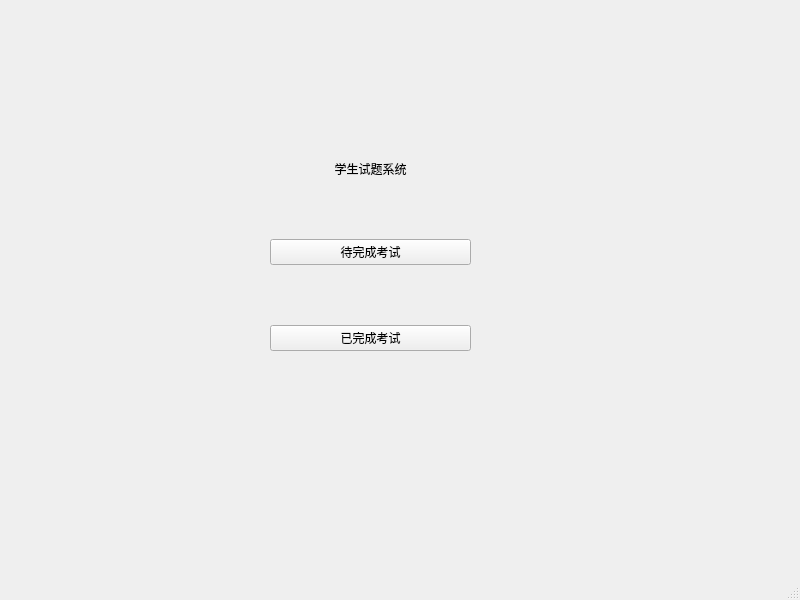
<?xml version="1.0" encoding="UTF-8"?>
<ui version="4.0">
 <class>StudentWindow</class>
 <widget class="QMainWindow" name="StudentWindow">
  <property name="geometry">
   <rect>
    <x>0</x>
    <y>0</y>
    <width>800</width>
    <height>600</height>
   </rect>
  </property>
  <property name="windowTitle">
   <string>MainWindow</string>
  </property>
  <widget class="QWidget" name="centralwidget">
   <widget class="QWidget" name="">
    <property name="geometry">
     <rect>
      <x>270</x>
      <y>160</y>
      <width>201</width>
      <height>191</height>
     </rect>
    </property>
    <layout class="QVBoxLayout" name="verticalLayout">
     <item>
      <widget class="QLabel" name="label">
       <property name="text">
        <string>学生试题系统</string>
       </property>
       <property name="alignment">
        <set>Qt::AlignmentFlag::AlignCenter</set>
       </property>
      </widget>
     </item>
     <item>
      <spacer name="verticalSpacer">
       <property name="orientation">
        <enum>Qt::Orientation::Vertical</enum>
       </property>
       <property name="sizeHint" stdset="0">
        <size>
         <width>20</width>
         <height>40</height>
        </size>
       </property>
      </spacer>
     </item>
     <item>
      <widget class="QPushButton" name="pushButton">
       <property name="text">
        <string>待完成考试</string>
       </property>
      </widget>
     </item>
     <item>
      <spacer name="verticalSpacer_2">
       <property name="orientation">
        <enum>Qt::Orientation::Vertical</enum>
       </property>
       <property name="sizeHint" stdset="0">
        <size>
         <width>20</width>
         <height>40</height>
        </size>
       </property>
      </spacer>
     </item>
     <item>
      <widget class="QPushButton" name="pushButton_2">
       <property name="text">
        <string>已完成考试</string>
       </property>
      </widget>
     </item>
    </layout>
   </widget>
  </widget>
  <widget class="QMenuBar" name="menubar">
   <property name="geometry">
    <rect>
     <x>0</x>
     <y>0</y>
     <width>800</width>
     <height>28</height>
    </rect>
   </property>
  </widget>
  <widget class="QStatusBar" name="statusbar"/>
 </widget>
 <resources/>
 <connections/>
</ui>
